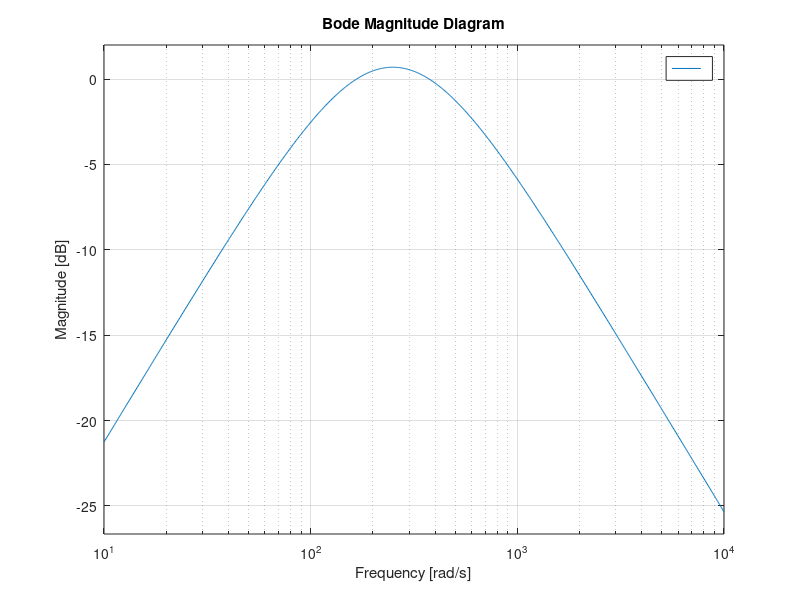

Write the MATLAB code that produced this figure. (Note: this script raises an error after producing the figure.)
num=[0.0038 0]
den=[0.00001602 0.008 1]
G=tf(num,den)
figure(1)
bodemag(2.28*G)
grid on
figure(2)
y=HW2_sig(810196445)
t=linspace(0,10,length(y));
lsim(2.28*G,y,t)
grid on
f=(2.28*G)^2
figure(3)
bodemag(f)
grid on 
figure(4)
y=HW2_sig(810196445)
t=linspace(0,10,length(y));
lsim(f,y,t)
grid on
